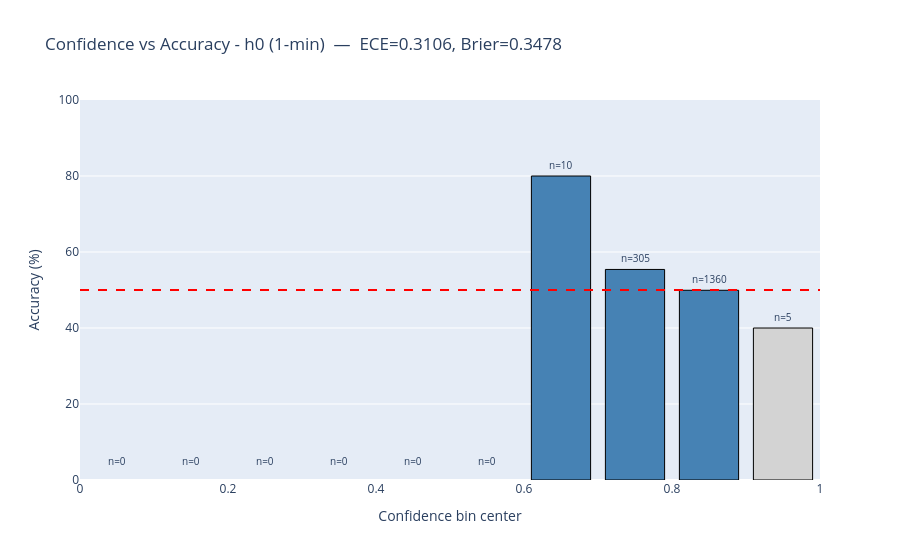
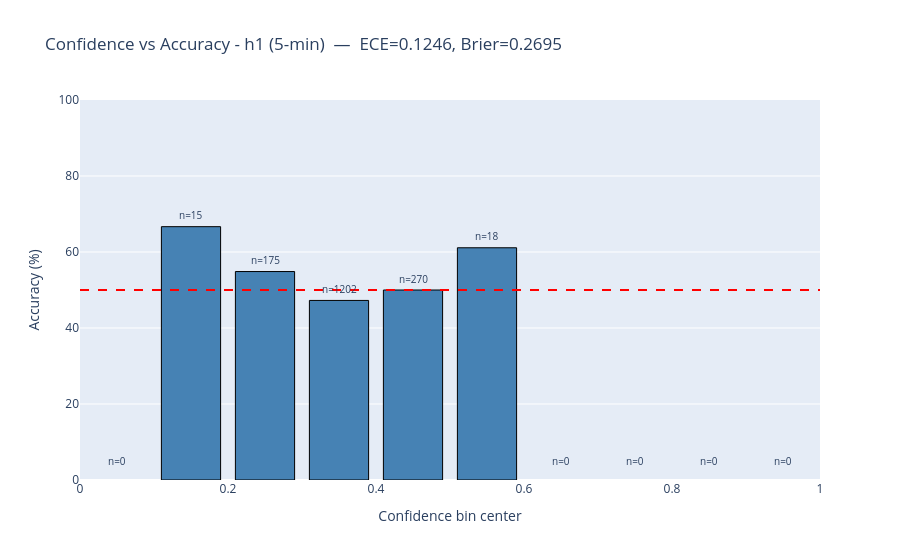
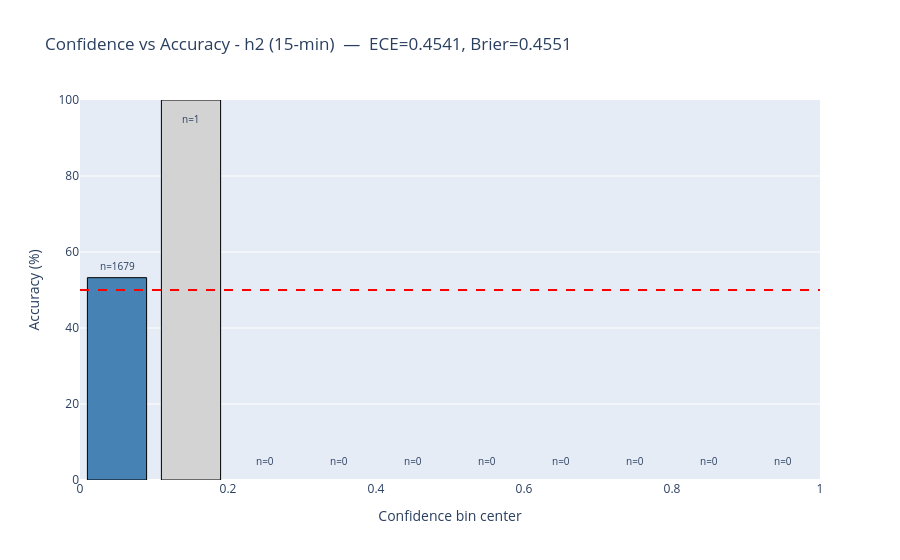

Here is the notebook cell these charts were saved with, in order:
### Code cell
# ========================================================================
# IMPROVED: Confidence-Accuracy (per-horizon) + ECE (inclusive last bin)
# - Shows sample counts per bin, flags low-count bins, computes numeric ECE
# - Uses Plotly for interactive visualization and annotations
# ========================================================================

import plotly.graph_objects as go


def compute_ece(conf_vals, correct, n_bins=10):
    conf_vals = np.clip(conf_vals, 0.0, 1.0)
    n = len(conf_vals)
    if n == 0:
        return np.nan
    ece_val = 0.0
    for i in range(n_bins):
        lb = i / n_bins
        ub = 1.0 if i == n_bins - 1 else (i + 1) / n_bins
        if i == n_bins - 1:
            mask = (conf_vals >= lb) & (conf_vals <= ub)
        else:
            mask = (conf_vals >= lb) & (conf_vals < ub)
        cnt = mask.sum()
        if cnt == 0:
            continue
        bin_acc = correct[mask].mean()
        bin_conf = conf_vals[mask].mean()
        ece_val += (cnt / n) * abs(bin_acc - bin_conf)
    return float(ece_val)

print('\n[ENHANCED] Confidence-Accuracy + ECE per horizon:')
for h_label, conf_vals, true_dir, pred_dir in [
    ("h0 (1-min)", conf_h0, true_dir_h0, pred_dir_h0),
    ("h1 (5-min)", conf_h1, true_dir_h1, pred_dir_h1),
    ("h2 (15-min)", conf_h2, true_dir_h2, pred_dir_h2),
]:
    conf_vals = np.clip(conf_vals, 0.0, 1.0)
    correct = (true_dir == pred_dir).astype(float)

    conf_bins = np.linspace(0, 1, 11)
    centers = (conf_bins[:-1] + conf_bins[1:]) / 2

    accs = []
    counts = []
    for i in range(len(conf_bins) - 1):
        if i == len(conf_bins) - 2:
            mask = (conf_vals >= conf_bins[i]) & (conf_vals <= conf_bins[i+1])
        else:
            mask = (conf_vals >= conf_bins[i]) & (conf_vals < conf_bins[i+1])
        cnt = int(mask.sum())
        counts.append(cnt)
        accs.append(correct[mask].mean() * 100 if cnt > 0 else np.nan)

    ece_val = compute_ece(conf_vals, correct, n_bins=10)
    brier = np.mean((conf_vals - correct) ** 2) if len(conf_vals) > 0 else np.nan

    # Build interactive bar chart with annotations
    colors = ['lightgray' if c > 0 and c < 10 else 'steelblue' if c > 0 else 'whitesmoke' for c in counts]
    fig = go.Figure()
    fig.add_trace(go.Bar(x=centers, y=accs, width=0.08, marker_color=colors, marker_line_color='black', marker_line_width=1))

    for x, y, c in zip(centers, accs, counts):
        label_y = 5 if np.isnan(y) else min(y + 3, 95)
        fig.add_annotation(x=x, y=label_y, text=f"n={c}", showarrow=False, font=dict(size=10))

    fig.add_hline(y=50, line_dash='dash', line_color='red')
    fig.update_layout(title=f"Confidence vs Accuracy - {h_label}  —  ECE={ece_val:.4f}, Brier={brier:.4f}",
                      xaxis=dict(title='Confidence bin center'),
                      yaxis=dict(title='Accuracy (%)', range=[0, 100]))
    fig.show()

print('\nDone: enhanced confidence-accuracy plots and ECE metrics (inclusive last bin).')

### Figure 1 — Plotly figure (JSON) as saved in the notebook; plotly's stock layout.template omitted (floating-point values rounded to 4 significant figures)
{"data": [{"marker": {"color": ["whitesmoke", "whitesmoke", "whitesmoke", "whitesmoke", "whitesmoke", "whitesmoke", "steelblue", "steelblue", "steelblue", "lightgray"], "line": {"color": "black", "width": 1}}, "type": "bar", "width": 0.08, "x": [0.05, 0.15, 0.25, 0.35, 0.45, 0.55, 0.65, 0.75, 0.85, 0.95], "y": [null, null, null, null, null, null, 80, 55.41, 49.93, 40]}], "layout": {"annotations": [{"font": {"size": 10}, "showarrow": false, "text": "n=0", "x": 0.05, "y": 5}, {"font": {"size": 10}, "showarrow": false, "text": "n=0", "x": 0.15, "y": 5}, {"font": {"size": 10}, "showarrow": false, "text": "n=0", "x": 0.25, "y": 5}, {"font": {"size": 10}, "showarrow": false, "text": "n=0", "x": 0.35, "y": 5}, {"font": {"size": 10}, "showarrow": false, "text": "n=0", "x": 0.45, "y": 5}, {"font": {"size": 10}, "showarrow": false, "text": "n=0", "x": 0.55, "y": 5}, {"font": {"size": 10}, "showarrow": false, "text": "n=10", "x": 0.65, "y": 83}, {"font": {"size": 10}, "showarrow": false, "text": "n=305", "x": 0.75, "y": 58.41}, {"font": {"size": 10}, "showarrow": false, "text": "n=1360", "x": 0.85, "y": 52.93}, {"font": {"size": 10}, "showarrow": false, "text": "n=5", "x": 0.95, "y": 43}], "shapes": [{"line": {"color": "red", "dash": "dash"}, "type": "line", "x0": 0, "x1": 1, "xref": "x domain", "y0": 50, "y1": 50, "yref": "y"}], "title": {"text": "Confidence vs Accuracy - h0 (1-min)  —  ECE=0.3106, Brier=0.3478"}, "xaxis": {"title": {"text": "Confidence bin center"}}, "yaxis": {"range": [0, 100], "title": {"text": "Accuracy (%)"}}}}

### Figure 2 — Plotly figure (JSON) as saved in the notebook; plotly's stock layout.template omitted (floating-point values rounded to 4 significant figures)
{"data": [{"marker": {"color": ["whitesmoke", "steelblue", "steelblue", "steelblue", "steelblue", "steelblue", "whitesmoke", "whitesmoke", "whitesmoke", "whitesmoke"], "line": {"color": "black", "width": 1}}, "type": "bar", "width": 0.08, "x": [0.05, 0.15, 0.25, 0.35, 0.45, 0.55, 0.65, 0.75, 0.85, 0.95], "y": [null, 66.67, 54.86, 47.25, 50, 61.11, null, null, null, null]}], "layout": {"annotations": [{"font": {"size": 10}, "showarrow": false, "text": "n=0", "x": 0.05, "y": 5}, {"font": {"size": 10}, "showarrow": false, "text": "n=15", "x": 0.15, "y": 69.67}, {"font": {"size": 10}, "showarrow": false, "text": "n=175", "x": 0.25, "y": 57.86}, {"font": {"size": 10}, "showarrow": false, "text": "n=1202", "x": 0.35, "y": 50.25}, {"font": {"size": 10}, "showarrow": false, "text": "n=270", "x": 0.45, "y": 53}, {"font": {"size": 10}, "showarrow": false, "text": "n=18", "x": 0.55, "y": 64.11}, {"font": {"size": 10}, "showarrow": false, "text": "n=0", "x": 0.65, "y": 5}, {"font": {"size": 10}, "showarrow": false, "text": "n=0", "x": 0.75, "y": 5}, {"font": {"size": 10}, "showarrow": false, "text": "n=0", "x": 0.85, "y": 5}, {"font": {"size": 10}, "showarrow": false, "text": "n=0", "x": 0.95, "y": 5}], "shapes": [{"line": {"color": "red", "dash": "dash"}, "type": "line", "x0": 0, "x1": 1, "xref": "x domain", "y0": 50, "y1": 50, "yref": "y"}], "title": {"text": "Confidence vs Accuracy - h1 (5-min)  —  ECE=0.1246, Brier=0.2695"}, "xaxis": {"title": {"text": "Confidence bin center"}}, "yaxis": {"range": [0, 100], "title": {"text": "Accuracy (%)"}}}}

### Figure 3 — Plotly figure (JSON) as saved in the notebook; plotly's stock layout.template omitted (floating-point values rounded to 4 significant figures)
{"data": [{"marker": {"color": ["steelblue", "lightgray", "whitesmoke", "whitesmoke", "whitesmoke", "whitesmoke", "whitesmoke", "whitesmoke", "whitesmoke", "whitesmoke"], "line": {"color": "black", "width": 1}}, "type": "bar", "width": 0.08, "x": [0.05, 0.15, 0.25, 0.35, 0.45, 0.55, 0.65, 0.75, 0.85, 0.95], "y": [53.25, 100, null, null, null, null, null, null, null, null]}], "layout": {"annotations": [{"font": {"size": 10}, "showarrow": false, "text": "n=1679", "x": 0.05, "y": 56.25}, {"font": {"size": 10}, "showarrow": false, "text": "n=1", "x": 0.15, "y": 95}, {"font": {"size": 10}, "showarrow": false, "text": "n=0", "x": 0.25, "y": 5}, {"font": {"size": 10}, "showarrow": false, "text": "n=0", "x": 0.35, "y": 5}, {"font": {"size": 10}, "showarrow": false, "text": "n=0", "x": 0.45, "y": 5}, {"font": {"size": 10}, "showarrow": false, "text": "n=0", "x": 0.55, "y": 5}, {"font": {"size": 10}, "showarrow": false, "text": "n=0", "x": 0.65, "y": 5}, {"font": {"size": 10}, "showarrow": false, "text": "n=0", "x": 0.75, "y": 5}, {"font": {"size": 10}, "showarrow": false, "text": "n=0", "x": 0.85, "y": 5}, {"font": {"size": 10}, "showarrow": false, "text": "n=0", "x": 0.95, "y": 5}], "shapes": [{"line": {"color": "red", "dash": "dash"}, "type": "line", "x0": 0, "x1": 1, "xref": "x domain", "y0": 50, "y1": 50, "yref": "y"}], "title": {"text": "Confidence vs Accuracy - h2 (15-min)  —  ECE=0.4541, Brier=0.4551"}, "xaxis": {"title": {"text": "Confidence bin center"}}, "yaxis": {"range": [0, 100], "title": {"text": "Accuracy (%)"}}}}
